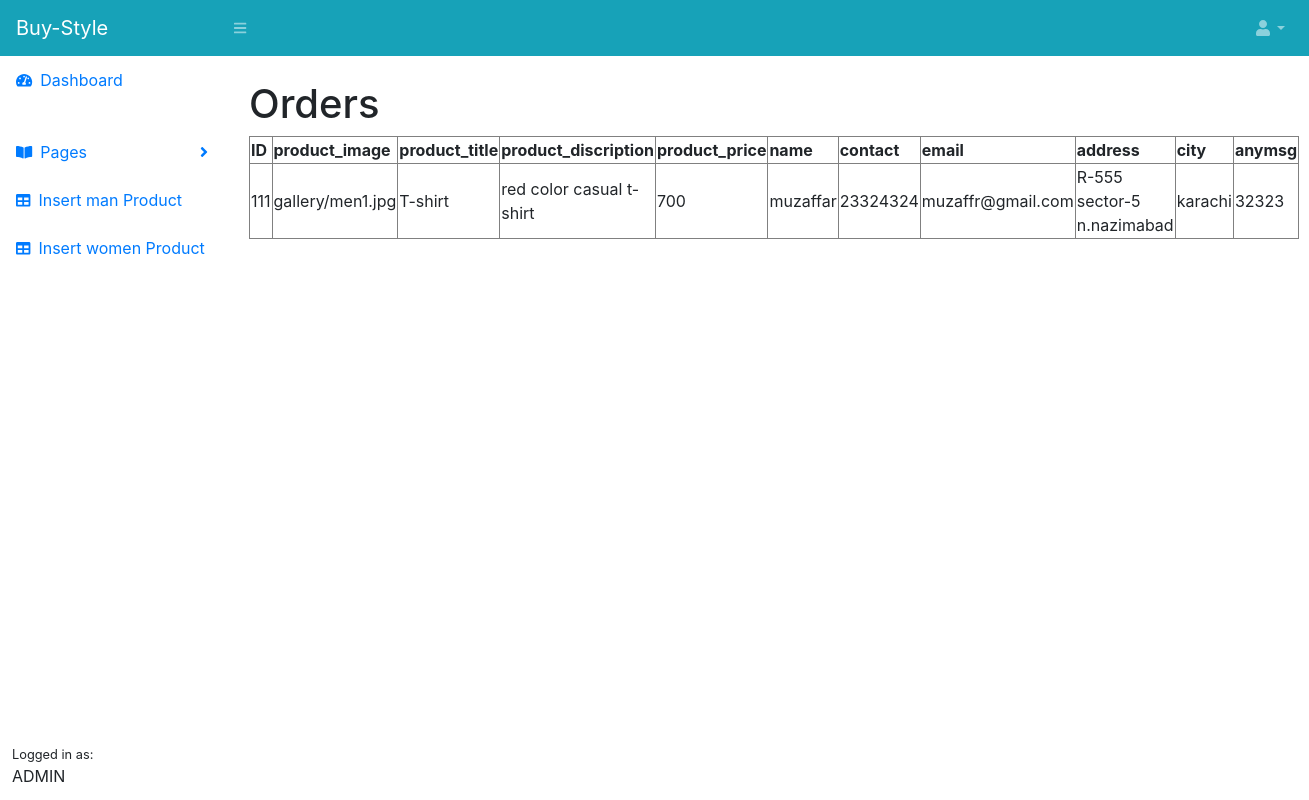
/admin/dist/orders.php (signed in), run on the app's committed database.
### tables this page shows
CREATE TABLE `menorder` (
  `id` int(11) NOT NULL,
  `product_image` varchar(500) NOT NULL,
  `product_title` varchar(50) NOT NULL,
  `product_discription` varchar(300) NOT NULL,
  `product_price` int(50) NOT NULL,
  `name` varchar(100) NOT NULL,
  `contact` int(20) NOT NULL,
  `email` varchar(300) NOT NULL,
  `address` varchar(500) NOT NULL,
  `city` varchar(500) NOT NULL,
  `anymsg` varchar(500) NOT NULL
);

### admin/dist/orders.php (the view, shortened to what this page needs)
<?php
include('header.php');
?>
<?php
include('connection.php');
?>
<div class="con">
        <h1>Orders</h1>
    </div>
<?php
$myquery = "Select * from menorder";
$data = $mycon->query($myquery);
echo "<table border ='1'>
        <tr style='nth-child(even) background-color: #000000;'>
            <th>ID</th>
            <th>product_image</th>
            <th>product_title</th>
            <th>product_discription</th>
            <th>product_price</th>
            <th>name</th>
            <th>contact</th>
            <th>email</th>
            <th>address</th>
            <th>city</th>
            <th>anymsg</th>
        </tr>";
    while($myrow = $data->fetch_assoc()){
        echo "<tr style='nth-child(odd) background-color: blue;'>";
        echo "<td>" .$myrow["id"] . "</td>";
        echo "<td>" .$myrow["product_image"]. "</td>";
        echo "<td>" .$myrow["product_title"]. "</td>";
        echo "<td>" .$myrow["product_discription"]. "</td>";
        echo "<td>" .$myrow["product_price"]. "</td>";
        echo "<td>" .$myrow["name"]. "</td>";
        echo "<td>" .$myrow["contact"]. "</td>";
        echo "<td>" .$myrow["email"]. "</td>";
        echo "<td>" .$myrow["address"]. "</td>";
        echo "<td>" .$myrow["city"]. "</td>";
        echo "<td>" .$myrow["anymsg"]. "</td>";
        echo "</tr>";
    }
    echo "</table>";
?>

### data on the page
menorder: id "111", product_image "gallery/men1.jpg", product_title "T-shirt", product_discription "red color casual t-shirt", product_price "700", name "muzaffar", contact "23324324", email "muzaffr@gmail.com", address "R-555 sector-5 n.nazimabad", city "karachi", anymsg "32323"
